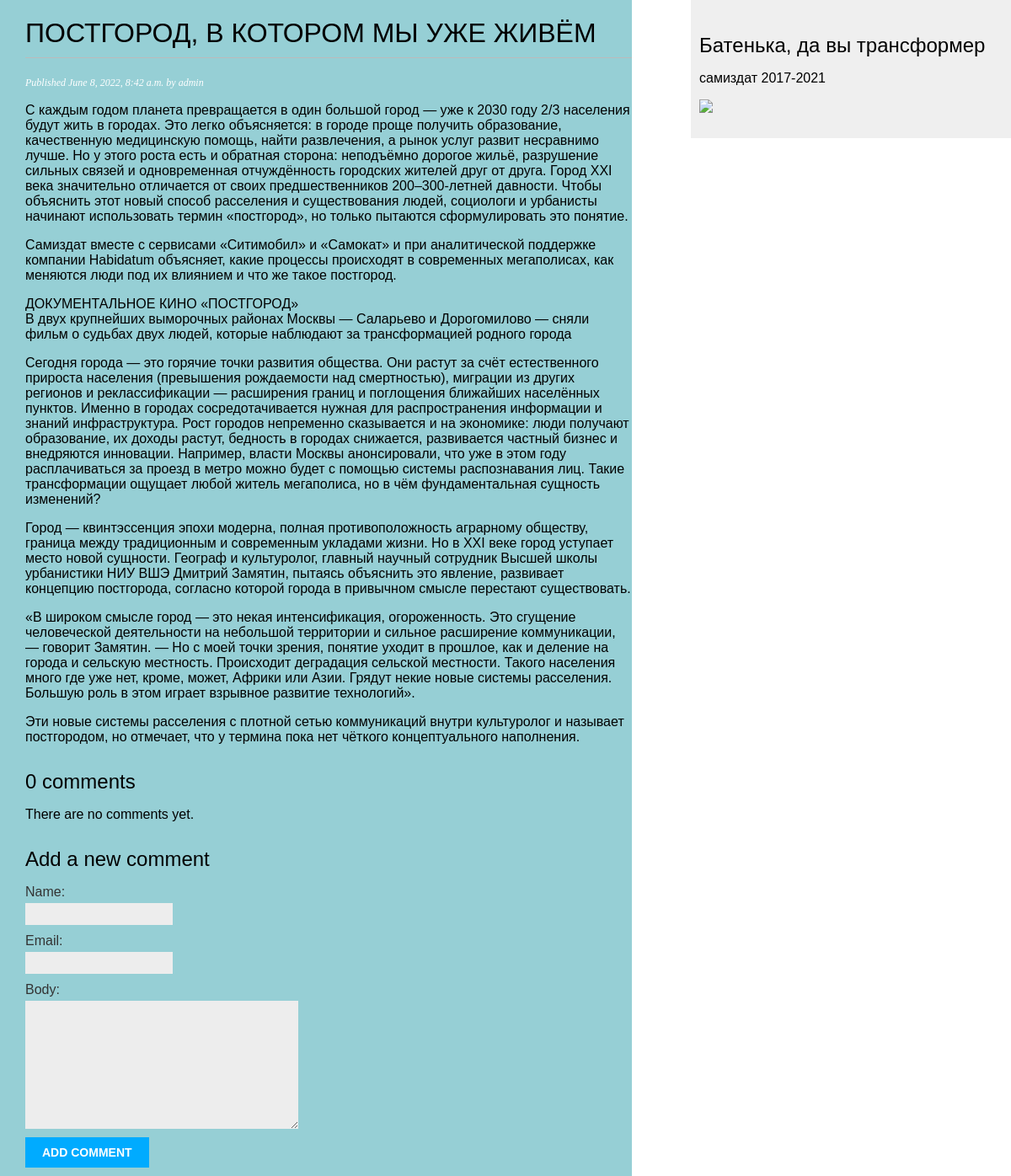
Page /blog/6/ on the earlier database version.
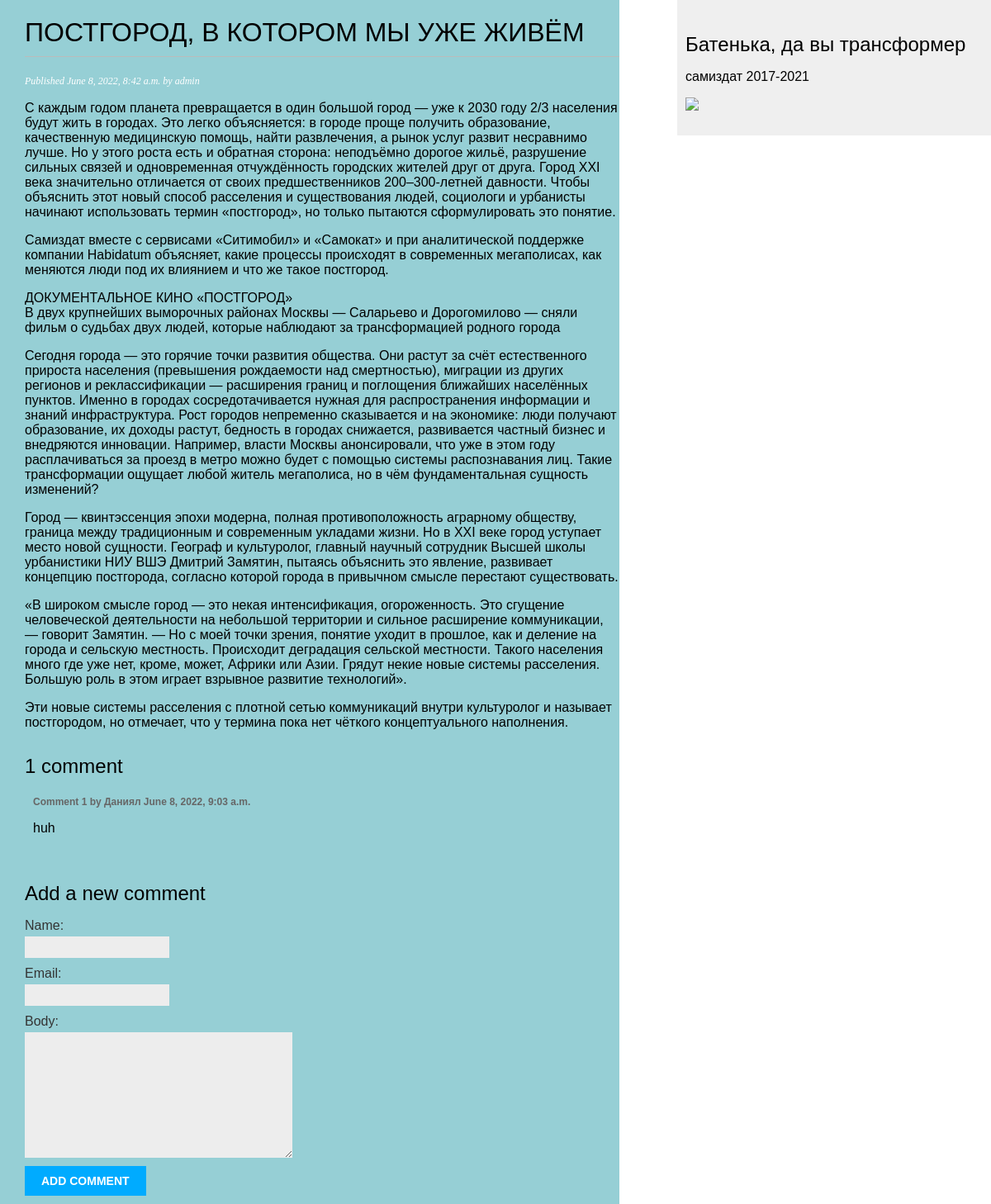
Same page on the later database version.
### blog/models.py (models this page shows)
class Comment(models.Model):
    post = models.ForeignKey(Post, on_delete=models.CASCADE, related_name='comments')
    name = models.CharField(max_length=80)
    email = models.EmailField()
    body = models.TextField()
    created = models.DateTimeField(auto_now_add=True)
    updated = models.DateTimeField(auto_now=True)
    active = models.BooleanField(default=True)

### blog/views.py (the view)
# urls.py: path('<int:id>/', views.post_detail, name='post_detail'),
def post_detail(request, id):
    post = get_object_or_404(Post, id=id, status=Post.Status.PUBLISHED)
    comments = post.comments.filter(active=True)
    form = CommentForm()
    return render(request, 'blog/post/detail.html', {'post': post, 'comments': comments,
'form': form})

### blog/forms.py
class CommentForm(forms.ModelForm):
    class Meta:
        model = Comment
        fields = ['name', 'email', 'body']

### blog/templates/blog/post/detail.html (shortened to what this page needs)
{% extends "blog/base.html" %}
{% block content %}
  <h1>{{ post.title }}</h1>
  <p class="date">
    Published {{ post.publish }} by {{ post.author }}
  </p>
  {{ post.body|linebreaks }}
  {% with comments.count as total_comments %}
 <h2>{{ total_comments }} comment{{ total_comments|pluralize }}</h2>
{% endwith %}
{% for comment in comments %}
 <div class="comment">
 <p class="info">
 Comment {{ forloop.counter }} by {{ comment.name }}
 {{ comment.created }}
 </p>
 {{ comment.body|linebreaks }}
 </div>
{% empty %}
 <p>There are no comments yet.</p>
{% endfor %}
<h2>Add a new comment</h2>
 <form action="{% url "blog:post_comment" post.id %}" method="post">
 {{ form.as_p }}
 <p><input type="submit" value="Add comment"></p>
 </form>
{% endblock %}

Differences in the rows shown:
added Comment: name "Даниял", created "June 8, 2022, 9:03 a.m.", body "huh"
Other differences:
{{ total_comments }}: "0" → "1"
text no longer shown: "There are no comments yet."
